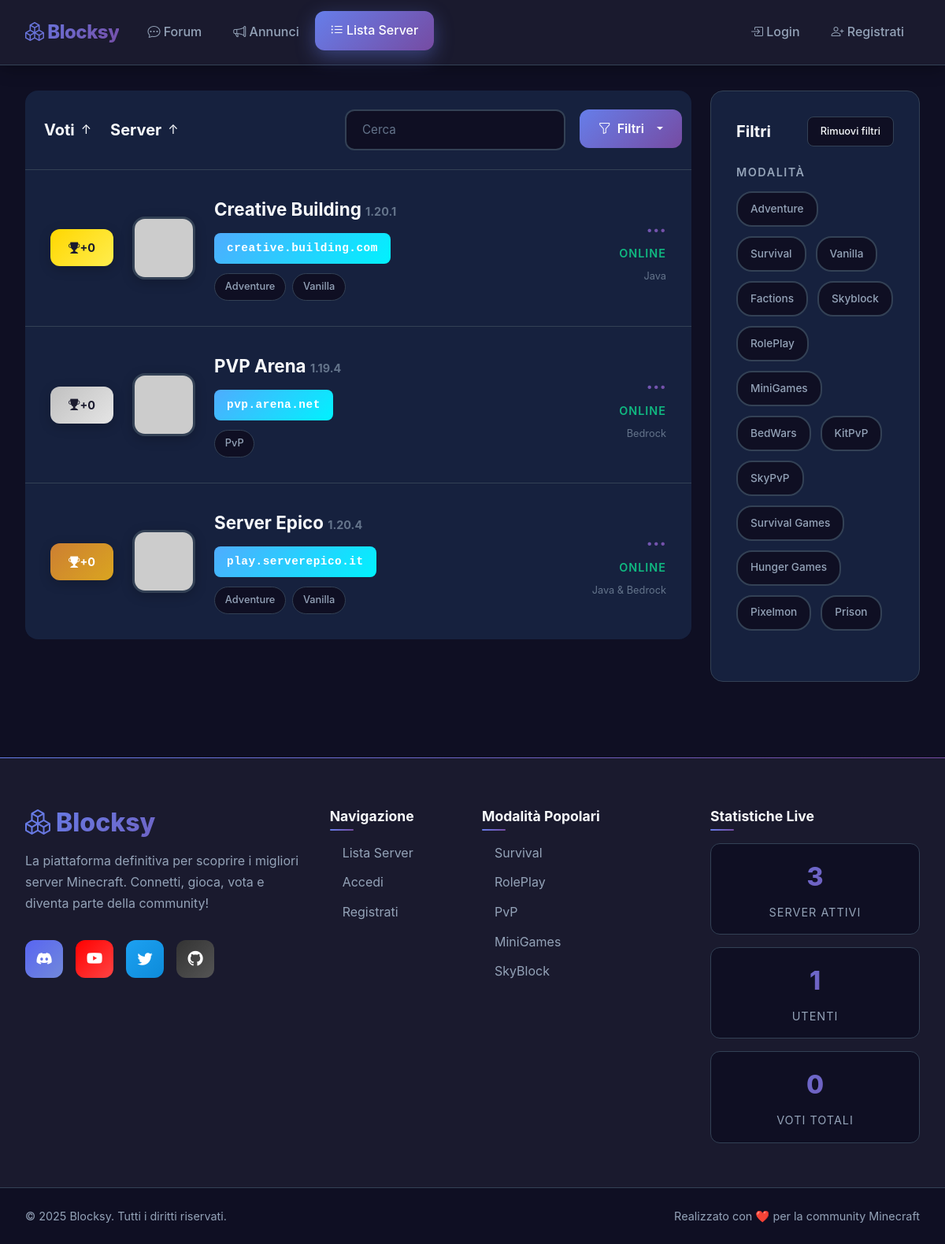
The page / on the database its author committed.
### tables this page shows
CREATE TABLE IF NOT EXISTS `sl_servers` (
  `id` int(11) NOT NULL AUTO_INCREMENT,
  `nome` varchar(100) NOT NULL,
  `banner_url` varchar(500) DEFAULT NULL,
  `descrizione` text,
  `ip` varchar(255) NOT NULL,
  `versione` varchar(50) DEFAULT NULL,
  `logo_url` varchar(500) DEFAULT NULL,
  `tipo_server` enum('Java', 'Bedrock', 'Java & Bedrock') DEFAULT 'Java & Bedrock',
  `owner_id` int(11) DEFAULT NULL,
  `data_inserimento` datetime DEFAULT CURRENT_TIMESTAMP,
  `data_aggiornamento` datetime DEFAULT CURRENT_TIMESTAMP ON UPDATE CURRENT_TIMESTAMP,
  `is_active` tinyint(1) DEFAULT 1,
  PRIMARY KEY (`id`),
  KEY `idx_nome` (`nome`),
  KEY `idx_ip` (`ip`),
  KEY `idx_active` (`is_active`),
  KEY `idx_tipo_server` (`tipo_server`),
  KEY `idx_owner_id` (`owner_id`),
  FOREIGN KEY (`owner_id`) REFERENCES `sl_users`(`id`) ON DELETE SET NULL
);

### index.php (the view, shortened to what this page needs)
<?php
require_once 'config.php';
try {
    $stmt = $pdo->query("
        SELECT s.*, COUNT(v.id) as voti_totali
        FROM sl_servers s
        LEFT JOIN sl_votes v ON s.id = v.server_id
        WHERE s.is_active = 1
        GROUP BY s.id
        ORDER BY voti_totali DESC, s.nome ASC
    ");
    $servers = $stmt->fetchAll();
} catch (PDOException $e) {
    $servers = [];
    $error = "Errore nel caricamento dei server: " . $e->getMessage();
}
include 'header.php';
?>
<div class="container" style="margin-top: 2rem;">
    <div class="row">
        <div class="col-lg-9" style="position: relative;">
            <div class="floating-dropdown" style="position: absolute; top: 1.5rem; right: 1.5rem; z-index: 99999;">
                <div class="nav-item dropdown">
                    <a class="filters-btn dropdown-toggle" href="#" role="button" data-bs-toggle="dropdown" aria-expanded="false">
                        <i class="bi bi-funnel"></i> Filtri
                    </a>
                </div>
            </div>
            <div class="server-list-header">
                <div class="d-flex align-items-center">
                    <h3>Voti</h3>
                    <span class="ms-2">↑</span>
                    <h3 class="ms-4">Server</h3>
                    <span class="ms-2">↑</span>
                </div>
                <div class="search-container">
                    <input type="text" class="search-input" placeholder="Cerca" id="searchInput">
                </div>
            </div>
            <div class="server-list">
                <?php if (isset($error)): ?>
                    <div class="alert alert-danger">
                        <i class="bi bi-exclamation-triangle"></i> <?php echo $error; ?>
                    </div>
                <?php elseif (empty($servers)): ?>
                    <div class="alert alert-info text-center">
                        <i class="bi bi-info-circle"></i> Nessun server disponibile al momento.
                    </div>
                <?php else: ?>
                    <?php
                    $rank = 1;
                    foreach ($servers as $server):
                        $rank_class = '';
                        if ($rank == 1) $rank_class = 'gold';
                        elseif ($rank == 2) $rank_class = 'silver';
                        elseif ($rank == 3) $rank_class = 'bronze';
                        $tags = [];
                        if (stripos($server['nome'], 'pvp') !== false || stripos($server['descrizione'], 'pvp') !== false) {
                            $tags[] = 'PvP';
                        }
                        if (empty($tags)) {
                            $tags[] = 'Adventure';
                            $tags[] = 'Vanilla';
                        }
                    ?>
                        <div class="server-card" data-name="<?php echo htmlspecialchars(strtolower($server['nome'])); ?>" data-server-id="<?php echo $server['id']; ?>" data-votes="<?php echo $server['voti_totali']; ?>">
                            <div class="server-rank-container">
                                <div class="server-rank <?php echo $rank_class; ?>">
                                    <?php if ($rank <= 3): ?>
                                        <i class="bi bi-trophy-fill"></i>
                                    <?php endif; ?>
                                    +<?php echo $server['voti_totali']; ?>
                                </div>
                            </div>
                            <?php if ($server['logo_url']): ?>
                                <img src="<?php echo htmlspecialchars($server['logo_url']); ?>"
                                     alt="Logo" class="server-logo">
                            <?php endif; ?>
                            <div class="server-info">
                                <a href="server.php?id=<?php echo $server['id']; ?>" class="server-name">
                                    <?php echo htmlspecialchars($server['nome']); ?>
                                    <span style="font-size: 0.9rem; color: var(--text-muted);">
                                        <?php echo htmlspecialchars($server['versione'] ?: '1.20.2'); ?>
                                    </span>
                                </a>
                                <div class="server-ip"><?php echo htmlspecialchars($server['ip']); ?></div>
                                <div class="server-tags">
                                    <?php foreach ($tags as $tag): ?>
                                        <span class="server-tag"><?php echo $tag; ?></span>
                                    <?php endforeach; ?>
                                </div>
                            </div>
                            <div class="server-players">
                                <div class="player-count" data-playercounter-ip="<?php echo htmlspecialchars($server['ip']); ?>">
                                    ...
                                </div>
                                <div class="player-status">online</div>
                                <div style="font-size: 0.8rem; color: var(--text-muted); margin-top: 0.5rem;">
                                    <?php echo htmlspecialchars($server['tipo_server'] ?? 'Java & Bedrock'); ?>
                                </div>
                            </div>
                        </div>
                    <?php
                    $rank++;
                    endforeach;
                    ?>
                <?php endif; ?>
            </div>
        </div>
        <div class="col-lg-3">
            <div class="filters-sidebar">
                <div class="filters-header">
                    <h4>Filtri</h4>
                    <button class="clear-filters">Rimuovi filtri</button>
                </div>
                <div class="filter-group">
                    <h5>Modalità</h5>
                    <div class="filter-tags">
                        <span class="filter-tag">Adventure</span>
                        <span class="filter-tag">Survival</span>
                        <span class="filter-tag">Vanilla</span>
                        <span class="filter-tag">Factions</span>
                        <span class="filter-tag">Skyblock</span>
                        <span class="filter-tag">RolePlay</span>
                        <span class="filter-tag">MiniGames</span>
                        <span class="filter-tag">BedWars</span>
                        <span class="filter-tag">KitPvP</span>
                        <span class="filter-tag">SkyPvP</span>
                        <span class="filter-tag">Survival Games</span>
                        <span class="filter-tag">Hunger Games</span>
                        <span class="filter-tag">Pixelmon</span>
                        <span class="filter-tag">Prison</span>
                    </div>
                </div>
            </div>
        </div>
    </div>
</div>
<?php include 'footer.php'; ?>

### rows shown on the page
sl_servers: voti_totali "0", nome "Creative Building", versione "1.20.1", ip "creative.building.com", tag "Adventure", tag "Vanilla", tipo_server "Java"
sl_servers: voti_totali "0", nome "PVP Arena", versione "1.19.4", ip "pvp.arena.net", tag "PvP", tipo_server "Bedrock"
sl_servers: voti_totali "0", nome "Server Epico", versione "1.20.4", ip "play.serverepico.it", tag "Adventure", tag "Vanilla", tipo_server "Java & Bedrock"

### other values the page prints
$result['total'] "3"
$result['total'] "1"
$result['total'] "0"
